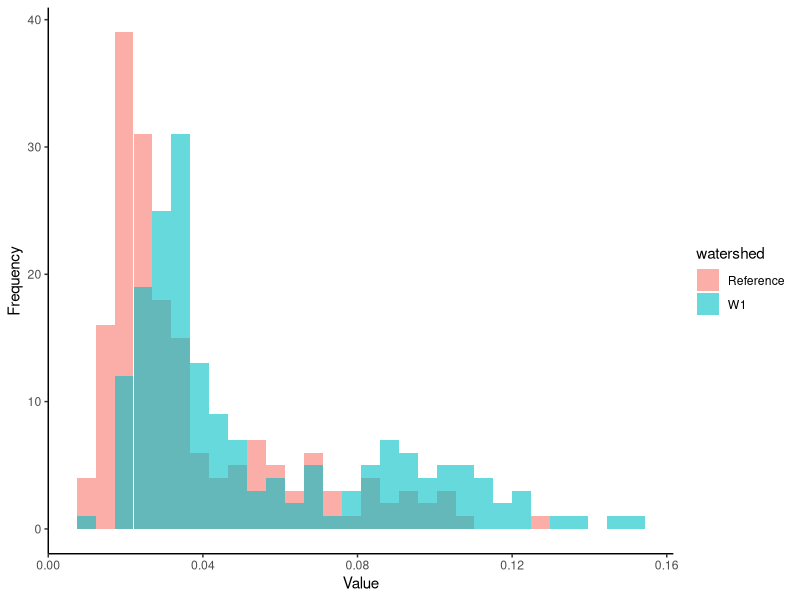
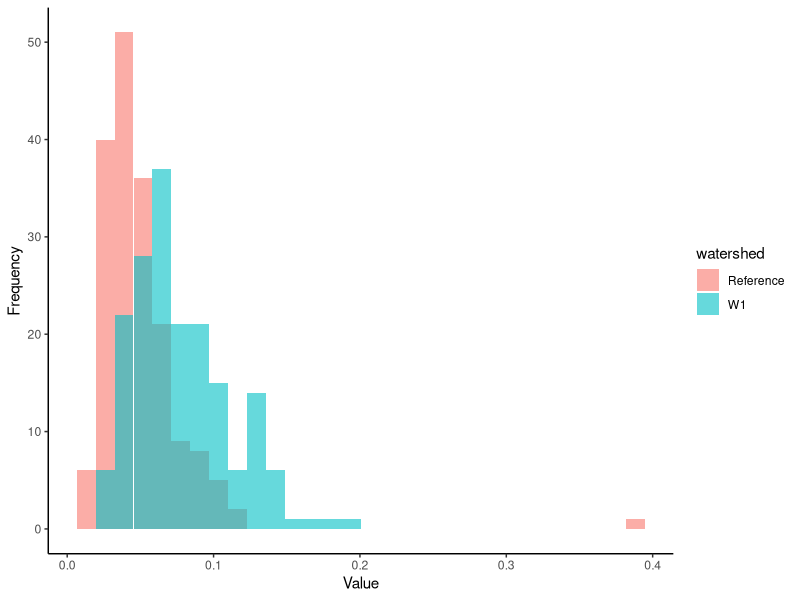

These charts were generated, in order, by the following R code:
## ---- chunk 1
knitr::opts_chunk$set(echo = TRUE)
knitr::opts_chunk$set(fig.pos = "H")

# Load libraries
library(car)
library(dplyr)
library(ggplot2)
## ---- chunk 2
clean.data <- read.csv("../02_outdata/hbr-maples_clean-dataset.csv")
## ---- chunk 3
head(clean.data$stem_dry_mass)
head(clean.data$leaf_dry_mass)
## ---- chunk 4

# Check equal variance for stem dry mass
aggregate(stem_dry_mass~watershed, data=clean.data, var)
leveneTest(clean.data$stem_dry_mass, clean.data$watershed)

# Check equal variance for leaf dry mass
aggregate(leaf_dry_mass~watershed, data=clean.data, var)
leveneTest(clean.data$leaf_dry_mass, clean.data$watershed)
## ---- chunk 5

# Check normality of stem dry mass for reference samples

clean.data.ref <- clean.data %>% 
  filter(watershed == "Reference")

shapiro.test(clean.data.ref$stem_dry_mass)
shapiro.test(clean.data.ref$leaf_dry_mass)

clean.data.w1 <- clean.data %>% 
  filter(watershed == "W1")

shapiro.test(clean.data.w1$stem_dry_mass)
shapiro.test(clean.data.w1$leaf_dry_mass)

rm(clean.data.ref, clean.data.w1)

## ---- chunk 6

# Histogram of stem dry mass
ggplot(clean.data, aes(x = stem_dry_mass, fill = watershed)) +
  geom_histogram(alpha = 0.6, position = "identity", bins = 30) +
  labs(x = "Value", y = "Frequency") +
  theme_classic()

# Histogram of leaf dry mass
ggplot(clean.data, aes(x = leaf_dry_mass, fill = watershed)) +
  geom_histogram(alpha = 0.6, position = "identity", bins = 30) +
  labs(x = "Value", y = "Frequency") +
  theme_classic()
## ---- chunk 7

# Test for differences in stem dry mass
t.test(stem_dry_mass ~ watershed, data = clean.data, var.equal = FALSE) # Use Welch's Two Sample t-test (unequal variances)

# Test for differenecs in leaf dry mass
t.test(leaf_dry_mass ~ watershed, data = clean.data, var.equal = FALSE) # Use Welch's Two Sample t-test (unequal variances)
